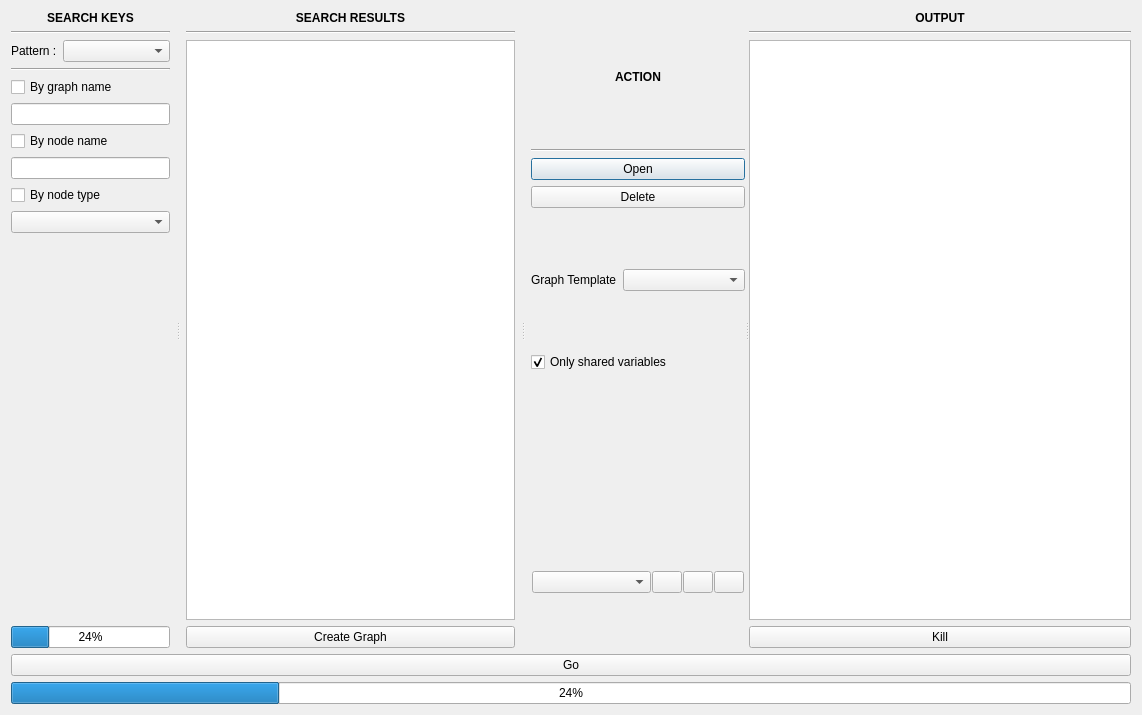
<?xml version="1.0" encoding="UTF-8"?>
<ui version="4.0">
 <class>MainWindow</class>
 <widget class="QDialog" name="MainWindow">
  <property name="geometry">
   <rect>
    <x>0</x>
    <y>0</y>
    <width>1142</width>
    <height>715</height>
   </rect>
  </property>
  <property name="windowTitle">
   <string>Batch</string>
  </property>
  <layout class="QVBoxLayout" name="verticalLayout_5">
   <item>
    <widget class="QSplitter" name="splitter">
     <property name="orientation">
      <enum>Qt::Horizontal</enum>
     </property>
     <widget class="QWidget" name="layoutWidget">
      <layout class="QVBoxLayout" name="verticalLayout">
       <property name="rightMargin">
        <number>6</number>
       </property>
       <item>
        <widget class="QLabel" name="label_4">
         <property name="font">
          <font>
           <weight>75</weight>
           <bold>true</bold>
          </font>
         </property>
         <property name="text">
          <string>SEARCH KEYS</string>
         </property>
         <property name="alignment">
          <set>Qt::AlignCenter</set>
         </property>
        </widget>
       </item>
       <item>
        <widget class="Line" name="line_2">
         <property name="orientation">
          <enum>Qt::Horizontal</enum>
         </property>
        </widget>
       </item>
       <item>
        <layout class="QHBoxLayout" name="horizontalLayout_2" stretch="0,1">
         <item>
          <widget class="QLabel" name="label">
           <property name="text">
            <string>Pattern :</string>
           </property>
          </widget>
         </item>
         <item>
          <widget class="QComboBox" name="patternComboBox"/>
         </item>
        </layout>
       </item>
       <item>
        <widget class="Line" name="line_5">
         <property name="orientation">
          <enum>Qt::Horizontal</enum>
         </property>
        </widget>
       </item>
       <item>
        <widget class="QCheckBox" name="graphKeyCheckBox">
         <property name="text">
          <string>By graph name</string>
         </property>
        </widget>
       </item>
       <item>
        <widget class="QLineEdit" name="graphKeyLineEdit"/>
       </item>
       <item>
        <widget class="QCheckBox" name="nodeNameCheckBox">
         <property name="text">
          <string>By node name</string>
         </property>
        </widget>
       </item>
       <item>
        <widget class="QLineEdit" name="nodeNameLineEdit"/>
       </item>
       <item>
        <widget class="QCheckBox" name="nodeTypeCheckBox">
         <property name="text">
          <string>By node type</string>
         </property>
        </widget>
       </item>
       <item>
        <widget class="QComboBox" name="nodeTypeComboBox"/>
       </item>
       <item>
        <spacer name="verticalSpacer">
         <property name="orientation">
          <enum>Qt::Vertical</enum>
         </property>
         <property name="sizeHint" stdset="0">
          <size>
           <width>20</width>
           <height>40</height>
          </size>
         </property>
        </spacer>
       </item>
       <item>
        <widget class="QProgressBar" name="progressBar">
         <property name="value">
          <number>24</number>
         </property>
        </widget>
       </item>
      </layout>
     </widget>
     <widget class="QWidget" name="layoutWidget">
      <layout class="QVBoxLayout" name="verticalLayout_2">
       <property name="leftMargin">
        <number>6</number>
       </property>
       <property name="rightMargin">
        <number>6</number>
       </property>
       <item>
        <widget class="QLabel" name="label_5">
         <property name="font">
          <font>
           <weight>75</weight>
           <bold>true</bold>
          </font>
         </property>
         <property name="text">
          <string>SEARCH RESULTS</string>
         </property>
         <property name="alignment">
          <set>Qt::AlignCenter</set>
         </property>
        </widget>
       </item>
       <item>
        <widget class="Line" name="line_3">
         <property name="orientation">
          <enum>Qt::Horizontal</enum>
         </property>
        </widget>
       </item>
       <item>
        <widget class="QListWidget" name="resultListWidget">
         <property name="selectionMode">
          <enum>QAbstractItemView::ExtendedSelection</enum>
         </property>
         <property name="selectionBehavior">
          <enum>QAbstractItemView::SelectRows</enum>
         </property>
        </widget>
       </item>
       <item>
        <widget class="QPushButton" name="createPushButton">
         <property name="focusPolicy">
          <enum>Qt::NoFocus</enum>
         </property>
         <property name="text">
          <string>Create Graph</string>
         </property>
        </widget>
       </item>
      </layout>
     </widget>
     <widget class="QWidget" name="layoutWidget">
      <layout class="QVBoxLayout" name="optionsLayout" stretch="0,0,0,0,0,0,0,0">
       <property name="leftMargin">
        <number>6</number>
       </property>
       <item>
        <widget class="QLabel" name="label_6">
         <property name="font">
          <font>
           <weight>75</weight>
           <bold>true</bold>
          </font>
         </property>
         <property name="text">
          <string>ACTION</string>
         </property>
         <property name="alignment">
          <set>Qt::AlignCenter</set>
         </property>
        </widget>
       </item>
       <item>
        <widget class="Line" name="line_4">
         <property name="orientation">
          <enum>Qt::Horizontal</enum>
         </property>
        </widget>
       </item>
       <item>
        <widget class="QPushButton" name="openPushButton">
         <property name="text">
          <string>Open</string>
         </property>
        </widget>
       </item>
       <item>
        <widget class="QPushButton" name="deletePushButton">
         <property name="text">
          <string>Delete</string>
         </property>
        </widget>
       </item>
       <item>
        <widget class="QWidget" name="templateWidget" native="true">
         <layout class="QHBoxLayout" name="horizontalLayout" stretch="0,1">
          <property name="leftMargin">
           <number>0</number>
          </property>
          <property name="topMargin">
           <number>0</number>
          </property>
          <property name="rightMargin">
           <number>0</number>
          </property>
          <property name="bottomMargin">
           <number>0</number>
          </property>
          <item>
           <widget class="QLabel" name="templateLabel">
            <property name="text">
             <string>Graph Template</string>
            </property>
           </widget>
          </item>
          <item>
           <widget class="QComboBox" name="templateComboBox"/>
          </item>
         </layout>
        </widget>
       </item>
       <item>
        <widget class="QCheckBox" name="allVarCheckBox">
         <property name="text">
          <string>Only shared variables</string>
         </property>
         <property name="checked">
          <bool>true</bool>
         </property>
        </widget>
       </item>
       <item>
        <widget class="QWidget" name="varWidget" native="true">
         <layout class="QVBoxLayout" name="verticalLayout_3">
          <property name="leftMargin">
           <number>0</number>
          </property>
          <property name="topMargin">
           <number>0</number>
          </property>
          <property name="rightMargin">
           <number>0</number>
          </property>
          <property name="bottomMargin">
           <number>0</number>
          </property>
         </layout>
        </widget>
       </item>
       <item>
        <widget class="QWidget" name="scriptWidget" native="true">
         <property name="minimumSize">
          <size>
           <width>0</width>
           <height>0</height>
          </size>
         </property>
         <layout class="QHBoxLayout" name="horizontalLayout_3">
          <property name="spacing">
           <number>1</number>
          </property>
          <property name="leftMargin">
           <number>1</number>
          </property>
          <property name="topMargin">
           <number>1</number>
          </property>
          <property name="rightMargin">
           <number>1</number>
          </property>
          <property name="bottomMargin">
           <number>1</number>
          </property>
          <item>
           <widget class="QComboBox" name="scriptComboBox"/>
          </item>
          <item>
           <widget class="QPushButton" name="scriptRenameButton">
            <property name="maximumSize">
             <size>
              <width>30</width>
              <height>16777215</height>
             </size>
            </property>
            <property name="text">
             <string/>
            </property>
           </widget>
          </item>
          <item>
           <widget class="QPushButton" name="scriptAddButton">
            <property name="maximumSize">
             <size>
              <width>30</width>
              <height>16777215</height>
             </size>
            </property>
            <property name="text">
             <string/>
            </property>
           </widget>
          </item>
          <item>
           <widget class="QPushButton" name="scriptDelButton">
            <property name="maximumSize">
             <size>
              <width>30</width>
              <height>16777215</height>
             </size>
            </property>
            <property name="text">
             <string/>
            </property>
           </widget>
          </item>
         </layout>
        </widget>
       </item>
      </layout>
     </widget>
     <widget class="QWidget" name="outputWidget" native="true">
      <layout class="QVBoxLayout" name="verticalLayout_4">
       <item>
        <widget class="QLabel" name="outputLabel">
         <property name="font">
          <font>
           <weight>75</weight>
           <bold>true</bold>
          </font>
         </property>
         <property name="text">
          <string>OUTPUT</string>
         </property>
         <property name="alignment">
          <set>Qt::AlignCenter</set>
         </property>
        </widget>
       </item>
       <item>
        <widget class="Line" name="line_6">
         <property name="orientation">
          <enum>Qt::Horizontal</enum>
         </property>
        </widget>
       </item>
       <item>
        <widget class="QTextEdit" name="outputTextEdit">
         <property name="minimumSize">
          <size>
           <width>300</width>
           <height>0</height>
          </size>
         </property>
         <property name="lineWrapMode">
          <enum>QTextEdit::NoWrap</enum>
         </property>
         <property name="readOnly">
          <bool>true</bool>
         </property>
        </widget>
       </item>
       <item>
        <widget class="QPushButton" name="killButton">
         <property name="text">
          <string>Kill</string>
         </property>
        </widget>
       </item>
      </layout>
     </widget>
    </widget>
   </item>
   <item>
    <widget class="QPushButton" name="goPushButton">
     <property name="text">
      <string>Go</string>
     </property>
    </widget>
   </item>
   <item>
    <widget class="QProgressBar" name="goProgressBar">
     <property name="value">
      <number>24</number>
     </property>
    </widget>
   </item>
  </layout>
 </widget>
 <resources/>
 <connections/>
</ui>
